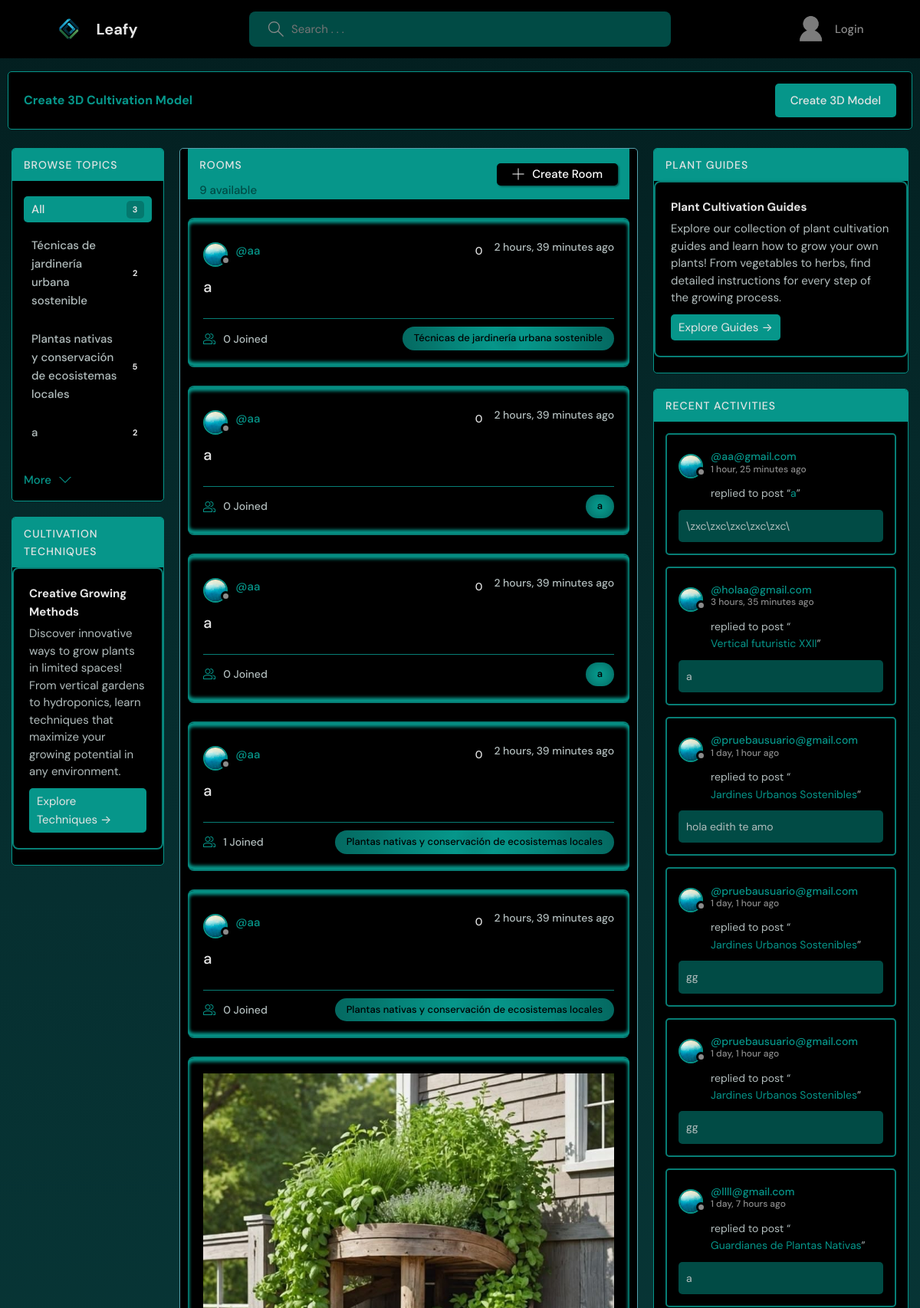
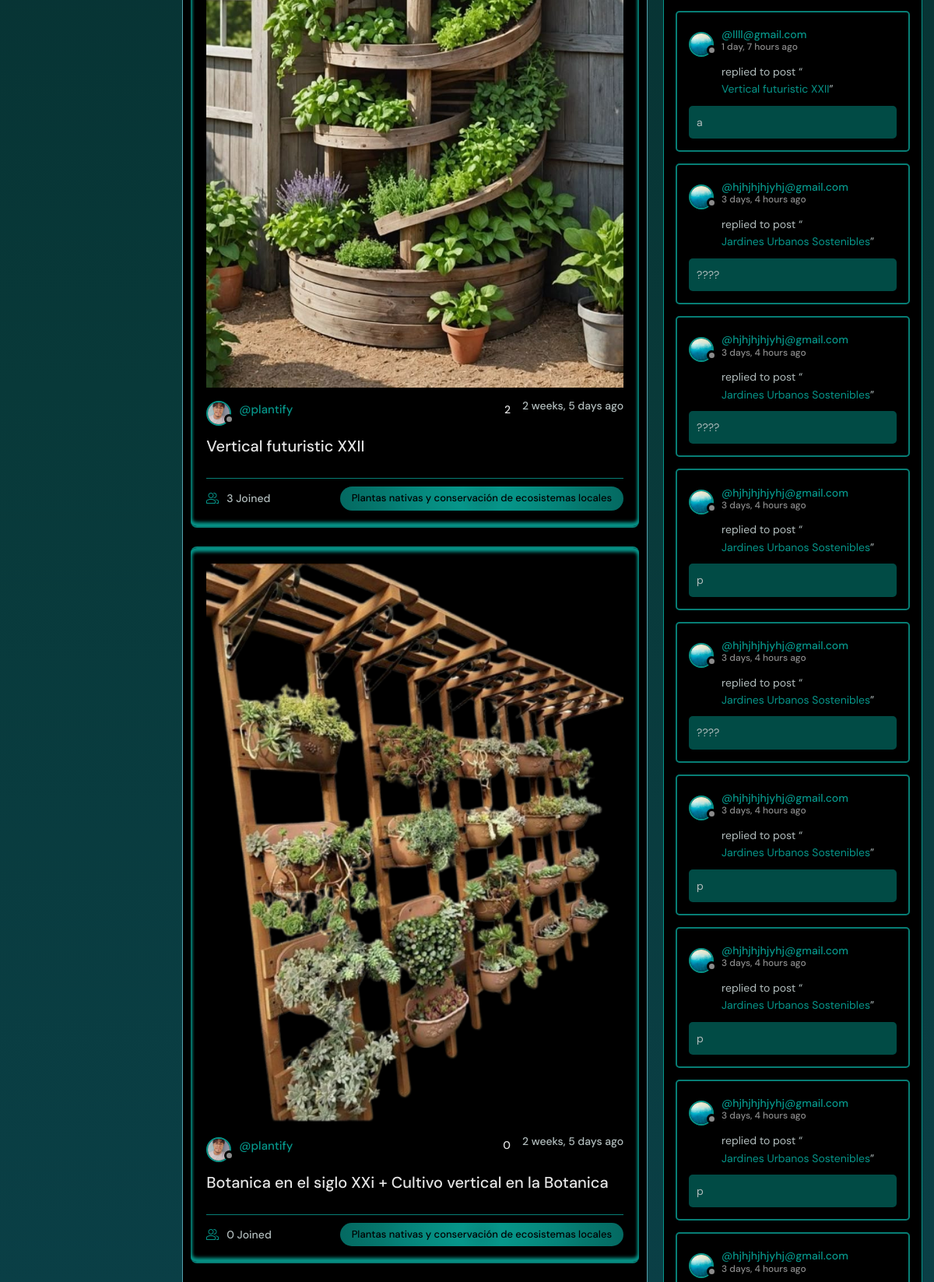
The page / (upper part) on the database its author committed (2 pictures, top to bottom).
### base/models.py (models this page shows, shortened)
class Topic(models.Model):
    name = models.CharField(max_length=200)

class Room(models.Model):
    host = models.ForeignKey(User, on_delete=models.SET_NULL, null=True)
    topic =  models.ForeignKey(Topic, on_delete=models.SET_NULL, null=True)
    name = models.CharField(max_length=200)
    description = models.TextField(null=True, blank=True)
    participants = models.ManyToManyField(User, related_name='participants', blank=True)
    image = models.ImageField(null=True, blank=True, upload_to='room_images/')
    likes = models.ManyToManyField(User, related_name='room_likes', blank=True)
    updated = models.DateTimeField(auto_now=True)
    created = models.DateTimeField(auto_now_add=True)
    class Meta:
        ordering = ['-updated', '-created']
    def __str__(self):
        return self.name

class User(AbstractUser):
    name = models.CharField(max_length=200, null=True)
    email = models.EmailField(unique=True, null=True)
    bio = models.TextField(null=True)
    avatar = models.ImageField(null=True, default="blue.jpg")
    USERNAME_FIELD = 'email'
    REQUIRED_FIELDS = []

class Message(models.Model):
    user = models.ForeignKey(User, on_delete=models.CASCADE)
    room = models.ForeignKey(Room, on_delete=models.CASCADE)
    body = models.TextField()
    parent = models.ForeignKey('self', on_delete=models.CASCADE, null=True, blank=True, related_name='replies')
    depth = models.IntegerField(default=0)  # 0 para mensajes principales, 1-2 para respuestas
    likes = models.ManyToManyField(User, related_name='message_likes', blank=True)
    updated = models.DateTimeField(auto_now=True)
    created = models.DateTimeField(auto_now_add=True)
    class Meta:
        ordering = ['-updated', '-created']

### base/views.py (the view)
# urls.py: path('', views.home, name = "home"),
def home(request):
    q = request.GET.get('q') if request.GET.get('q') != None else ''
    rooms = Room.objects.filter(Q(topic__name__icontains = q) | Q(name__icontains = q)| Q(description__icontains = q))
    topics = Topic.objects.all()[0:5]
    room_count = rooms.count()
    room_messages = Message.objects.all().filter(Q(room__topic__name__icontains = q))
    context = {'rooms' : rooms, 'topics' : topics, 'room_count' : room_count, 'room_messages' : room_messages}
    return render(request, 'base/home.html', context)

### base/templates/base/home.html (shortened to what this page needs)
{%  extends 'main.html' %}
{% block content %}
<div class="model-banner-container">
  <div class="model-banner">
    <h3>Create 3D Cultivation Model</h3>
    <a href="{% url 'cultivation3d_home' %}" class="btn btn--mainn">
      Create 3D Model
    </a>
  </div>
</div>
<main class="layout layout--3">
  <div class="left-column">
    {% include 'base/topics_component.html' %}
    {% include 'base/techniques_component.html' %}
  </div>
  <div class="roomList">
      <div class="roomList__header">
        <div>
          <h2>Rooms</h2>
          <p>{{room_count}} available</p>
        </div>
        <a class="btn btn--main" href="{% url 'create-room' %}">
          <svg version="1.1" xmlns="http://www.w3.org/2000/svg" width="32" height="32" viewBox="0 0 32 32">
            <title>add</title>
            <path
              d="M16.943 0.943h-1.885v14.115h-14.115v1.885h14.115v14.115h1.885v-14.115h14.115v-1.885h-14.115v-14.115z"
            ></path>
          </svg>
          Create Room
        </a>
      </div>
      {% include 'base/feed_component.html' %}
  </div>
  <div class="activities-column">
    {% include 'base/guides_component.html' %}
    {% include 'base/activity_component.html' %}
  </div>
</main>
{% endblock %}

### base/templates/base/topics_component.html
<div class="topics">
    <div class="topics__header">
      <h2>Browse Topics</h2>
    </div>
    <ul class="topics__list">
      <li>
        <a href="{% url 'home' %}" {% if not request.GET.q %}class="active"{% endif %}>All<span>{{topics.count}}</span></a>
      </li>{% for topic in topics %}
      <li>
        <a href="{% url 'home' %}?q={{topic.name}}" {% if request.GET.q == topic.name %}class="active"{% endif %}>{{topic.name}}<span>{{topic.room_set.all.count}}</span></a>
      </li>{% endfor %}
    </ul>
    <a class="btn btn--link" href="{% url 'topics' %}">
      More
      <svg version="1.1" xmlns="http://www.w3.org/2000/svg" width="32" height="32" viewBox="0 0 32 32">
        <title>chevron-down</title>
        <path d="M16 21l-13-13h-3l16 16 16-16h-3l-13 13z"></path>
      </svg>
    </a>
  </div>

### base/templates/base/feed_component.html (shortened to what this page needs)
{% load static %}
{% for room in rooms %}
<div class="roomListRoom">
  {% if room.image %}
    <div class="roomListRoom__imageWrapper">
      <img src="{{ room.image.url }}" alt="{{ room.name }}" class="roomListRoom__image" />
    </div>
  {% endif %}
  <div class="roomListRoom__header">
    <a href="{% url 'user-profile' room.host.id %}" class="roomListRoom__author">
      <div class="avatar avatar--small">
        <img src="{{room.host.avatar.url}}" alt="{{ room.host.username }}'s avatar" />
      </div>
      <span>@{{room.host.username}}</span>
    </a>
    <div class="roomListRoom__actions">
      <a href="javascript:void(0)" data-url="{% url 'like-room' room.id %}" class="btn-like " >
        <span class="leaf-icon">
          <img src="{% static 'images/likes/hojavacia.png' %}" class="leaf-empty" alt="Like">
        </span>
        <span class="like-count">{{ room.likes.count }}</span>
      </a>
      <span>{{room.created|timesince}} ago</span>
    </div>
  </div>
  <div class="roomListRoom__content">
    <a href="{% url 'room' room.id %}">{{room.name}}</a>
  </div>
  <div class="roomListRoom__meta">
    <a href="{% url 'room' room.id %}" class="roomListRoom__joined">
      {{room.participants.all.count}} Joined
    </a>
    <p class="roomListRoom__topic">{{room.topic.name}}</p>
  </div>
</div>
{% endfor %}

### base/templates/base/activity_component.html (shortened to what this page needs)
<div class="activities">
  <div class="activities__header">
    <h2>Recent Activities</h2>
  </div>
  {% for message in room_messages %}
    <div class="activities__box">
      <div class="activities__boxHeader roomListRoom__header">
        <a href="{% url 'user-profile' message.user.id %}" class="roomListRoom__author">
          <div class="avatar avatar--small">
            <img src="{{ message.user.avatar.url }}" />
          </div>
          <p>
            @{{ message.user }}
            <span>{{ message.created|timesince }} ago</span>
          </p>
        </a>
      </div>
      <div class="activities__boxContent">
        <p>replied to post “<a href="{% url 'room' message.room.id %}">{{message.room}}</a>”</p>
        <div class="activities__boxRoomContent">
          {{message.body}}
        </div>
      </div>
    </div>
  {% endfor %}
</div>

### rows shown on the page
Topic: name "Técnicas de jardinería urbana sostenible", room_set.all.count "2"
Topic: name "Plantas nativas y conservación de ecosistemas locales", room_set.all.count "5"
Topic: name "a", room_set.all.count "2"
Room: host.avatar (picture), host.username "aa", likes.count "0", created "2 hours, 39 minutes", name "a", participants.all.count "0", topic.name "Técnicas de jardinería urbana sostenible"
Room: host.avatar (picture), host.username "aa", likes.count "0", created "2 hours, 39 minutes", name "a", participants.all.count "0", topic.name "a"
Room: host.avatar (picture), host.username "aa", likes.count "0", created "2 hours, 39 minutes", name "a", participants.all.count "0", topic.name "a"
Room: host.avatar (picture), host.username "aa", likes.count "0", created "2 hours, 39 minutes", name "a", participants.all.count "1", topic.name "Plantas nativas y conservación de ecosistemas locales"
Room: host.avatar (picture), host.username "aa", likes.count "0", created "2 hours, 39 minutes", name "a", participants.all.count "0", topic.name "Plantas nativas y conservación de ecosistemas locales"
Room: image (picture), host.avatar (picture), host.username "plantify", likes.count "2", created "2 weeks, 5 days", name "Vertical futuristic XXII", participants.all.count "3", topic.name "Plantas nativas y conservación de ecosistemas locales"
Room: image (picture), host.avatar (picture), host.username "plantify", likes.count "0", created "2 weeks, 5 days", name "Botanica en el siglo XXi + Cultivo vertical en la Botanica", participants.all.count "0", topic.name "Plantas nativas y conservación de ecosistemas locales"
Message: user.avatar (picture), user "aa@gmail.com", created "1 hour, 25 minutes", room "a", body "\\zxc\\zxc\\zxc\\zxc\\zxc\\"
Message: user.avatar (picture), user "holaa@gmail.com", created "3 hours, 35 minutes", room "Vertical futuristic XXII", body "a"
Message: user.avatar (picture), user "pruebausuario@gmail.com", created "1 day, 1 hour", room "Jardines Urbanos Sostenibles", body "hola edith te amo"
Message: user.avatar (picture), user "pruebausuario@gmail.com", created "1 day, 1 hour", room "Jardines Urbanos Sostenibles", body "gg"
Message: user.avatar (picture), user "pruebausuario@gmail.com", created "1 day, 1 hour", room "Jardines Urbanos Sostenibles", body "gg"
Message: user.avatar (picture), user "llll@gmail.com", created "1 day, 7 hours", room "Guardianes de Plantas Nativas", body "a"
Message: user.avatar (picture), user "llll@gmail.com", created "1 day, 7 hours", room "Vertical futuristic XXII", body "a"
Message: user.avatar (picture), user "hjhjhjhjyhj@gmail.com", created "3 days, 4 hours", room "Jardines Urbanos Sostenibles", body "????"
Message: user.avatar (picture), user "hjhjhjhjyhj@gmail.com", created "3 days, 4 hours", room "Jardines Urbanos Sostenibles", body "????"
Message: user.avatar (picture), user "hjhjhjhjyhj@gmail.com", created "3 days, 4 hours", room "Jardines Urbanos Sostenibles", body "p"
Message: user.avatar (picture), user "hjhjhjhjyhj@gmail.com", created "3 days, 4 hours", room "Jardines Urbanos Sostenibles", body "????"
Message: user.avatar (picture), user "hjhjhjhjyhj@gmail.com", created "3 days, 4 hours", room "Jardines Urbanos Sostenibles", body "p"
Message: user.avatar (picture), user "hjhjhjhjyhj@gmail.com", created "3 days, 4 hours", room "Jardines Urbanos Sostenibles", body "p"
Message: user.avatar (picture), user "hjhjhjhjyhj@gmail.com", created "3 days, 4 hours", room "Jardines Urbanos Sostenibles", body "p"
Message: user.avatar (picture), user "hjhjhjhjyhj@gmail.com", created "3 days, 4 hours"

### other values the page prints
{{ topics.count }} "3"
{{ room_count }} "9"
